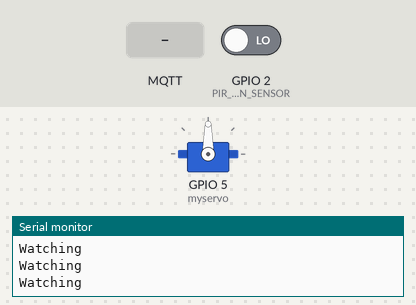
A sketch run on a simulated ESP8266 (NodeMCU). On the bench: servo, the last lines printed to the serial monitor. The inputs (shaded band) are chosen by the test bench; at power-on: GPIO 2 (PIR_MOTION_SENSOR) LOW. WiFi joins after 1.5 s; servers stay silent unless stated; no MQTT or app messages arrive unless stated.

Above: at 2.8 s.
2.9 s: MQTT message "ON" arrives on the first subscribed topic
7.8 s: MQTT message "1" arrives on the first subscribed topic
At 8.15 s:
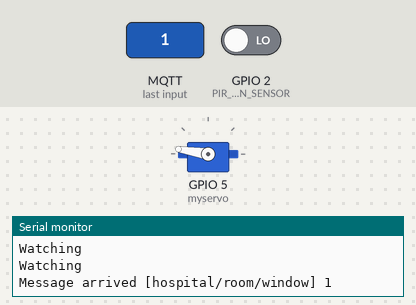
10.8 s: MQTT message "OPEN" arrives on the first subscribed topic
At 11.16 s:
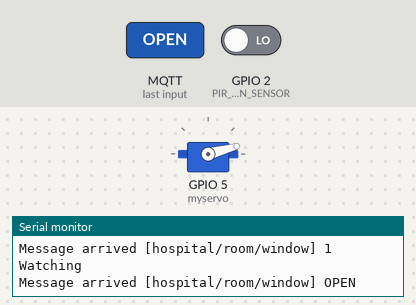
13.8 s: MQTT message "on" arrives on the first subscribed topic
At 14.38 s:
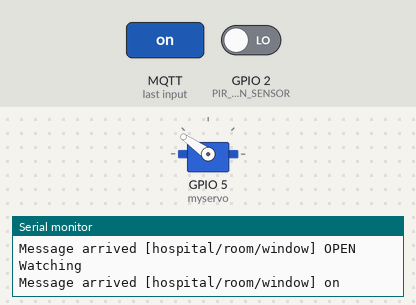
16.8 s: MQTT message "0" arrives on the first subscribed topic
Timing chart, 0 to 20.8 s (numbered marks = the images above; inputs shaded):
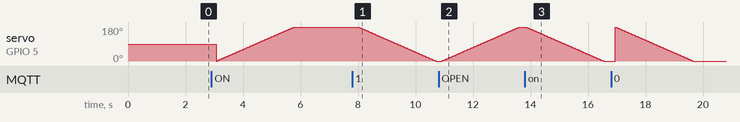

Measured:
- after the input at 7.8 s, servo on GPIO 5 (myservo): moves from 180° to 0° over 2.7 s, starting after 0.21 s
- after the input at 10.8 s, servo on GPIO 5 (myservo): moves from 0° to 180° over 2.7 s, starting after 0.12 s
- after the input at 13.8 s, servo on GPIO 5 (myservo): moves from 180° to 0° over 2.7 s, starting at once

The sketch:

servo_motion.ino
```cpp
#include <ESP8266WiFi.h>
#include <PubSubClient.h>
#include <Servo.h>

#define PIR_MOTION_SENSOR 2//Use pin 2 to receive the signal from the module


Servo myservo;  // create servo object to control a servo
// twelve servo objects can be created on most boards

int pos = 0;    // variable to store the servo position
// Update these with values suitable for your network.
const char* ssid = "WIFI-LIS";
//const char* password = "SSID_PASSWORD";
const char* mqtt_server = "192.168.192.7";

WiFiClient espClient;
PubSubClient client(espClient);

long lastMsg = 0;
char msg[50];
int value = 0;

void setup() {
    myservo.attach(5);  // attaches the servo on pin 5 to the servo object
    pinMode(PIR_MOTION_SENSOR, INPUT);
  Serial.begin(115200);
  setup_wifi();
  client.setServer(mqtt_server, 1883);
  client.setCallback(callback);
}

void setup_wifi() {
  delay(10);
  // We start by connecting to a WiFi network
  Serial.println();
  Serial.print("Connecting to ");
  Serial.println(ssid);
  WiFi.disconnect();
  delay(100);
  WiFi.begin(ssid);
  while (WiFi.status() != WL_CONNECTED) {
    delay(500);
    Serial.print(".");
    Serial.print(WiFi.status());
  }

  Serial.println("");
  Serial.println("WiFi connected");
  Serial.println("IP address: ");
  Serial.println(WiFi.localIP());
}

void callback(char* topic, byte* payload, unsigned int length) {
  Serial.print("Message arrived [");
  Serial.print(topic);
  Serial.print("] ");
  String command;
  for (int i = 0; i < length; i++) {
    command += (char)payload[i];
  }
  Serial.print(command);
  Serial.println();
  if (command == "ON" || command == "OPEN") {
    for (pos = 0; pos <= 180; pos += 1) { // goes from 0 degrees to 180 degrees
    // in steps of 1 degree
    myservo.write(pos);              // tell servo to go to position in variable 'pos'
    delay(15);                       // waits 15ms for the servo to reach the position
  }
  }
  else {
    for (pos = 180; pos >= 0; pos -= 1) { // goes from 180 degrees to 0 degrees
    myservo.write(pos);              // tell servo to go to position in variable 'pos'
    delay(15);                       // waits 15ms for the servo to reach the position
    }
  }
}

void reconnect() {
  // Loop until we're reconnected
  while (!client.connected()) {
    Serial.print("Attempting MQTT connection...");
    // Attempt to connect
    if (client.connect("ESP8266Client")) {
      Serial.println("connected");
      // ... and resubscribe
      client.subscribe("hospital/room/window");
      client.subscribe("hospital/room/fan");
    }
    else {
      Serial.print("failed connection, rc=");
      Serial.print(client.state());
      Serial.println(" try again in 5 seconds");
      // Wait 5 seconds before retrying
      delay(5000);
    }
  }
}

void loop() {
  if (!client.connected()) {
    reconnect();
  }
  client.loop();

  if(digitalRead(PIR_MOTION_SENSOR)){//if it detects the moving people?
        Serial.println("Movement");
        client.publish("hotel/room/door", "ON");
  }else{
        Serial.println("Watching");
        client.publish("hotel/room/door", "OFF");
  }
    delay(200);


}
```
